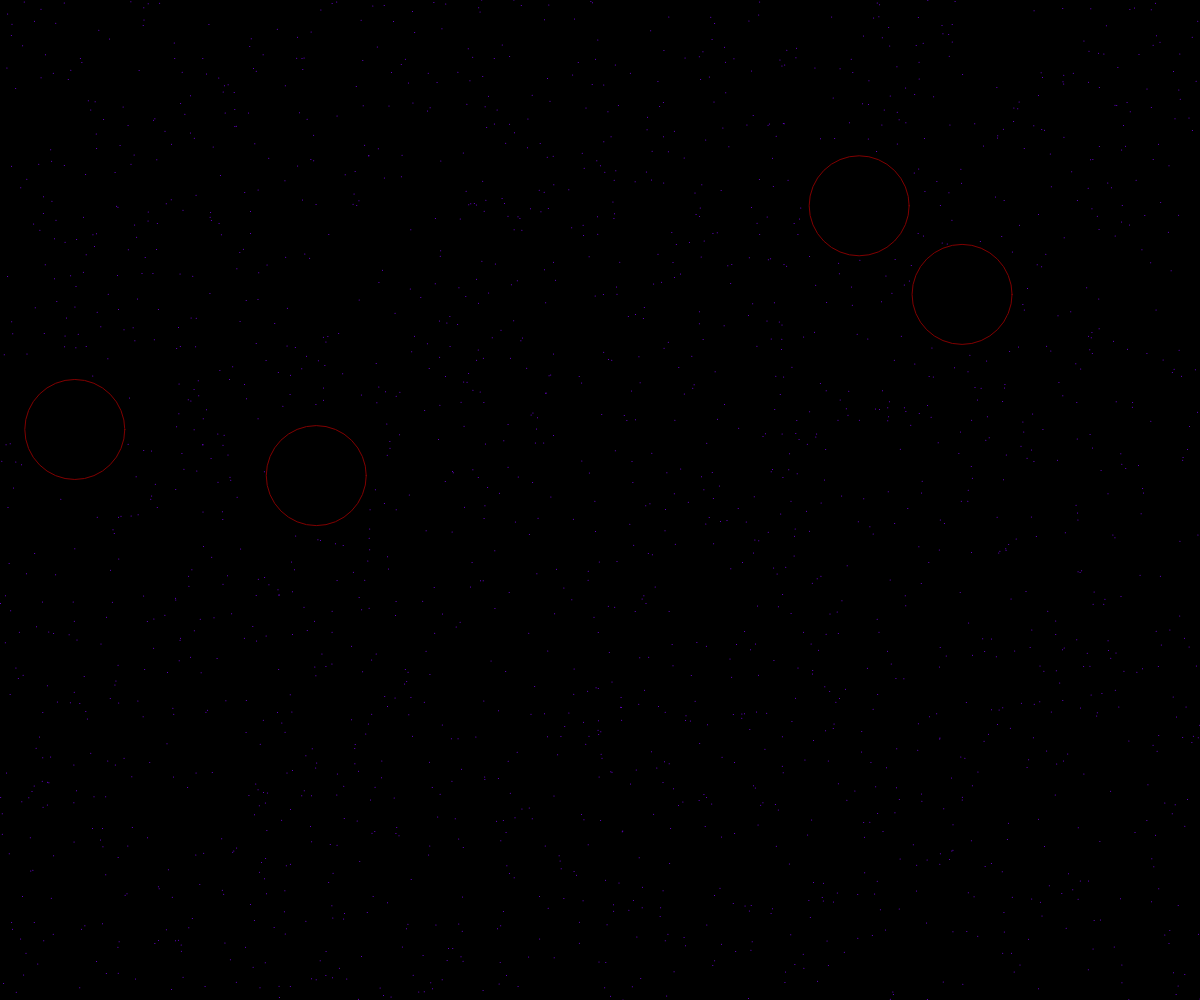
Frame 1 (no input)
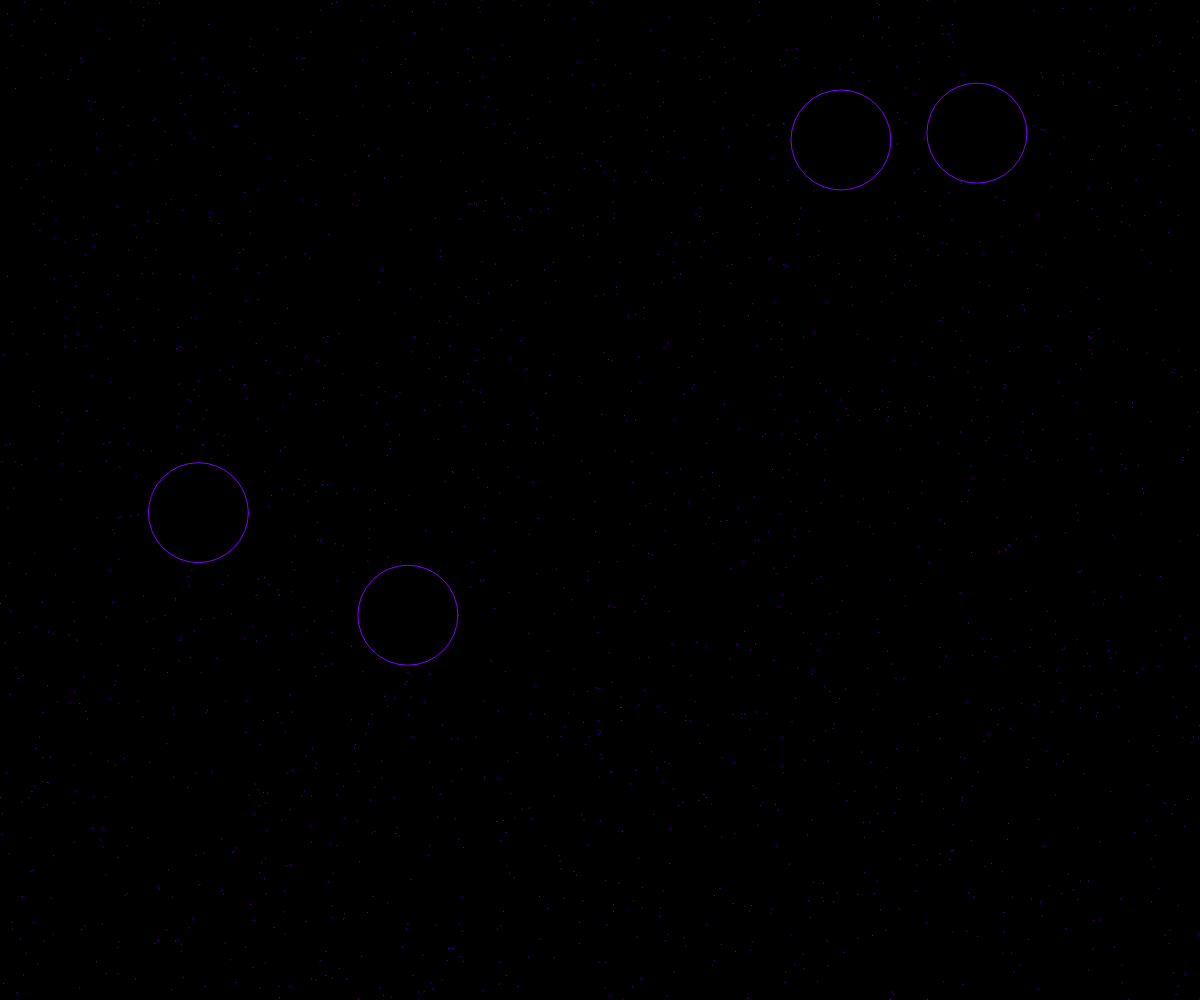
Frame 60 (no input)
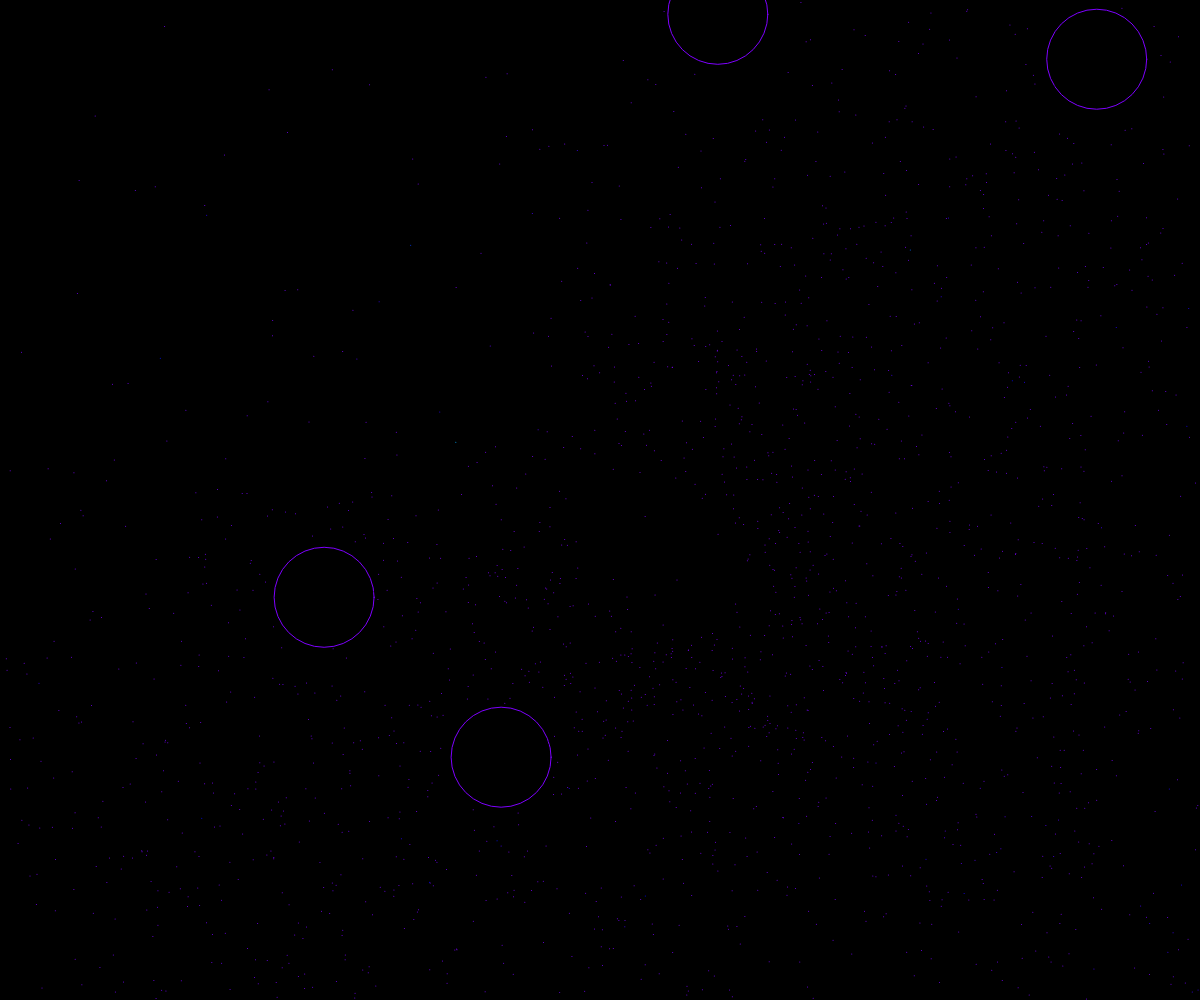
Frame 120 (the mouse pressed at the canvas centre since frame 60)

The p5.js sketch that drew these frames (run headless with seeded random() and noise() and a simulated clock; from frame 60 on, the mouse is pressed at the canvas centre):

// p5.js sketch
// ── sketch.js


var particlesQuantity = 2000;
var planet = [];
var positionX = new Array(particlesQuantity);
var positionY = new Array(particlesQuantity);
var velocityX = new Array(particlesQuantity).fill(0);
var velocityY = new Array(particlesQuantity).fill(0);

function setup() {
  createCanvas(windowWidth, windowHeight);
  colorMode(HSB, 100);
  stroke(0, 100, 50);
  loadPlanet(4);
  for (var particle = 1; particle < particlesQuantity; particle++) {
    positionX[particle] = random(0, width);
    positionY[particle] = random(0, height);
  }

  positionX[0] = 0;
  positionY[0] = 0;
}

function draw() {
  background(0);
  runPlanet();


  velocityX[0] = velocityX[0] * 0.5 + (mouseX - positionX[0]) * 0.1;
  velocityY[0] = velocityY[0] * 0.5 + (mouseY - positionY[0]) * 0.1;

  positionX[0] += velocityX[0];
  positionY[0] += velocityY[0];

  for (var particle = 1; particle < particlesQuantity; particle++) {
    var whatever = 2048 / (sq(positionX[0] - positionX[particle]) + sq(positionY[0] - positionY[particle]));

    velocityX[particle] = velocityX[particle] * 0.95 + (velocityX[0] - velocityX[particle]) * whatever;
    velocityY[particle] = velocityY[particle] * 0.95 + (velocityY[0] - velocityY[particle]) * whatever;

    positionX[particle] += velocityX[particle];
    positionY[particle] += velocityY[particle];

    var hu = map(abs(velocityX[particle])+abs(velocityY[particle]), 0, 50, 75, 0);
    stroke(hu, 100, 100);

    for(var i = 0; i < planet.length; i++){
      if(positionX[particle]<planet[i].loc.x+50&&positionX[particle]>planet[i].loc.x-50&&positionY[particle]<planet[i].loc.y+50&&positionY[particle]>planet[i].loc.y-50){
        stroke(0,0,0);
    }
  }

    if ((positionX[particle] < 0 && velocityX[particle] < 0) || (positionX[particle] > width && velocityX[particle] > 0)) {
      positionX[particle] = random(0, width);
      positionY[particle] = random(0, height);
      velocityX[particle] *= 0.9;           //= random(-10, 10);
      velocityY[particle] *= 0.9;           //= random(-10, 10);
    }
    if ((positionY[particle] < 0 && velocityY[particle] < 0) || (positionY[particle] > height && velocityY[particle] > 0)) {
      positionX[particle] = random(0, width);
      positionY[particle] = random(0, height);
      velocityX[particle] *= 0.9;           //= random(-10, 10);
      velocityY[particle] *= 0.9;           //= random(-10, 10);
  }
    point(positionX[particle], positionY[particle]);
  }
}


function loadPlanet(n){
for(var i = 0; i < n ; i++){
  planet[i] = new Planet(random(width), random(height), random (-4,4), random(-4,4), 0, 0, 0);
// for loop to load balls
}
}

function runPlanet(){
for(var i =0;i < planet.length; i++){
  planet[i].run();
//for loop to run balls
}
}
function mousePressed() {
  for (var particle = 1; particle < particlesQuantity; particle++) {
    positionX[particle] = random(0, width);
    positionY[particle] = random(0, height);
    velocityX[particle] = random(-10, 10);
    velocityY[particle] = random(-10, 10);
  }

}

// ── planet.js
// Calvin kapral
//12/3
//Planet class

class Planet {
constructor(x, y, dx, dy){
 this.loc = createVector(x, y);
 this.vel = createVector(dx, dy);
 this.acc = createVector(0,0);
 this.clr = color(0,0,0);

}

run(){
  this.checkedges();
  this.update();
  this.render();
}

checkedges(){
  if(this.loc.x < 0){
    this.vel.x = -this.vel.x;
  }
  if(this.loc.x > width){
    this.vel.x = -this.vel.x;
  }
  if(this.loc.y < 0){
    this.vel.y = -this.vel.y;
  }
  if(this.loc.y > height){
    this.vel.y = -this.vel.y;
    this.loc.y = height -2;
  }

}
update(){
  this.vel.limit(50);
  this.vel.add(this.acc);
  this.loc.add(this.vel);
  }

render(){
   // stroke(0,0,0); //determines if color or not
  fill(this.clr);
  ellipse (this.loc.x, this.loc.y, 100, 100);
  }
}//  +++++++++++++++++++++++++++++++++++  End Ball Class
